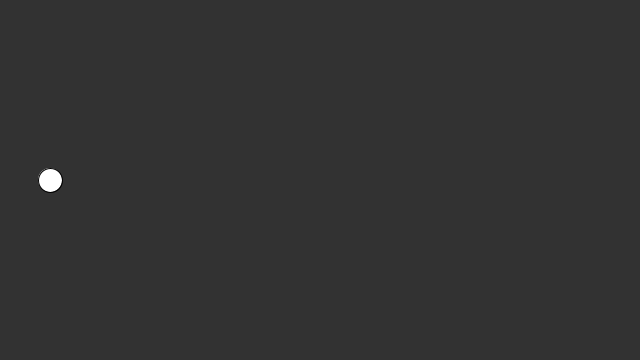
Frame 1 (no input)
Frame 60 (the mouse pressed at the canvas centre just before this capture): identical to frame 1, image omitted
Frame 120 (the mouse held since frame 60 and released just before this capture): identical to frame 1, image omitted

The Processing sketch that drew this single still picture (run headless with seeded random() and noise(); from frame 60 on, the mouse is pressed at the canvas centre):

// Processing sketch: sketch_4_1
// ── sketch_4_1.pde
int circleX;
// Decalre the variable "circleX"
// int circleX = 50;
// This is a way to combine this first step with
// the second step in setup below, but there are
// some cases in which you wouldn't want to do this
// for the most part you're safe to do it though

void setup() {
  size(640,360);
  circleX = 50;
// This is an "assignment operation", you're telling
// the computer to store a value of 50 in RAM for
// variable "circleX"
}

void draw() {
  background(50);
  
  fill(255);
  ellipse(circleX,180,24,24);
// You're now calling the varialbe which is stored
// in RAM as an integer with value 50
}
